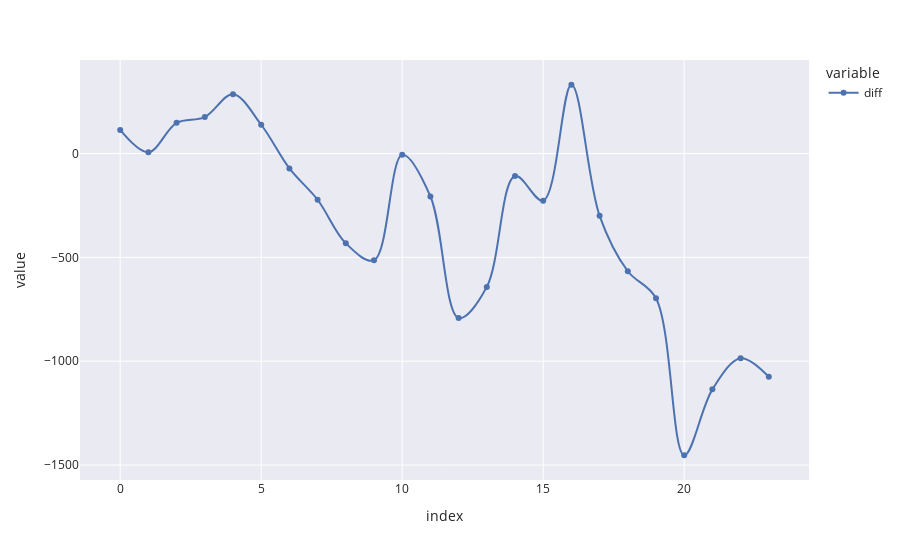

This figure's notebook cell:
### Code cell
months_diff['diff'].plot.line(markers=True, line_shape='spline', height=600)

### Figure 1 — Plotly figure (JSON) as saved in the notebook; plotly's stock layout.template omitted (floating-point values rounded to 4 significant figures)
{"data": [{"hovertemplate": "variable=diff<br>index=%{x}<br>value=%{y}<extra></extra>", "legendgroup": "diff", "line": {"color": "rgb(76,114,176)", "dash": "solid", "shape": "spline"}, "marker": {"symbol": "circle"}, "mode": "markers+lines", "name": "diff", "orientation": "v", "showlegend": true, "type": "scatter", "x": [0, 1, 2, 3, 4, 5, 6, 7, 8, 9, 10, 11, 12, 13, 14, 15, 16, 17, 18, 19, 20, 21, 22, 23], "xaxis": "x", "y": [113.8, 6.368, 147.9, 175.6, 284.9, 138.5, -71.74, -222.6, -432.2, -514.2, -6.368, -206.7, -791.8, -642.1, -108.1, -227.0, 331.0, -299.9, -566.9, -697.0, -1453.0, -1135.0, -985.5, -1075.0], "yaxis": "y"}], "layout": {"autosize": true, "legend": {"title": {"text": "variable"}, "tracegroupgap": 0}, "margin": {"t": 60}, "xaxis": {"anchor": "y", "autorange": true, "domain": [0, 1], "range": [-1.362, 24.36], "title": {"text": "index"}, "type": "linear"}, "yaxis": {"anchor": "x", "autorange": true, "domain": [0, 1], "range": [-1570.0, 448.4], "title": {"text": "value"}, "type": "linear"}}}
